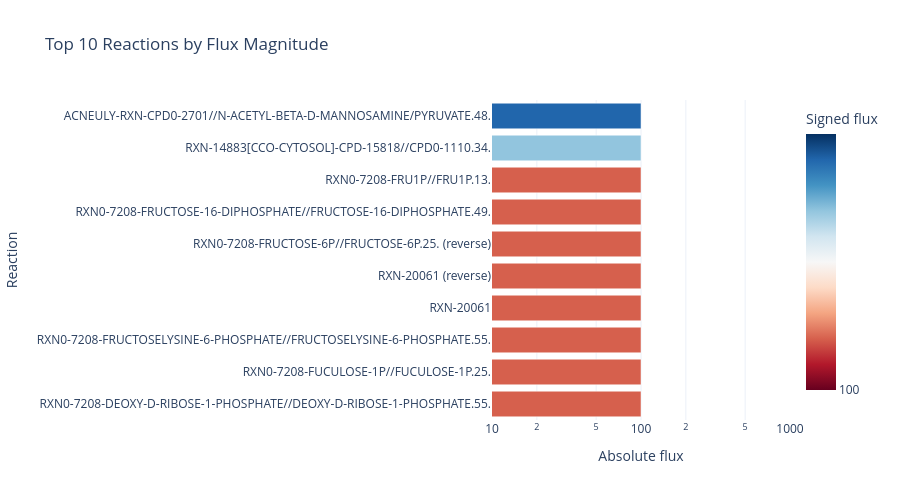

The notebook cell saved with this chart:
### Code cell
# Top 10 reactions by absolute flux
top10_flux = (
    sim_flux.assign(abs_flux=sim_flux["flux"].abs())
    .sort_values("abs_flux", ascending=False)
    .head(10)
    .copy()
)

# Keep labels in plotting order (largest first)
top10_flux = top10_flux.sort_values("abs_flux", ascending=True)

fig = px.bar(
    top10_flux,
    x="abs_flux",
    y=top10_flux.index,
    orientation="h",
    color="flux",  # preserves sign information
    color_continuous_scale="RdBu",
    labels={"abs_flux": "|Flux|", "y": "Reaction", "flux": "Signed flux"},
    title="Top 10 Reactions by Flux Magnitude",
)

fig.update_layout(
    yaxis_title="Reaction",
    xaxis_title="Absolute flux",
    template="plotly_white",
    height=500,
)
fig.update_xaxes(type="log")
fig.show()

### Figure 1 — Plotly figure (JSON) as saved in the notebook; plotly's stock layout.template omitted (floating-point values rounded to 4 significant figures)
{"data": [{"hovertemplate": "|Flux|=%{x}<br>index=%{y}<br>Signed flux=%{marker.color}<extra></extra>", "legendgroup": "", "marker": {"color": [100.0, 100.0, 100.0, 100.0, 100.0, 100.0, 100.0, 100.0, 100.0, 100.0], "coloraxis": "coloraxis", "pattern": {"shape": ""}}, "name": "", "orientation": "h", "showlegend": false, "textposition": "auto", "x": [100.0, 100.0, 100.0, 100.0, 100.0, 100.0, 100.0, 100.0, 100.0, 100.0], "xaxis": "x", "y": ["RXN0-7208-DEOXY-D-RIBOSE-1-PHOSPHATE//DEOXY-D-RIBOSE-1-PHOSPHATE.55.", "RXN0-7208-FUCULOSE-1P//FUCULOSE-1P.25.", "RXN0-7208-FRUCTOSELYSINE-6-PHOSPHATE//FRUCTOSELYSINE-6-PHOSPHATE.55.", "RXN-20061", "RXN-20061 (reverse)", "RXN0-7208-FRUCTOSE-6P//FRUCTOSE-6P.25. (reverse)", "RXN0-7208-FRUCTOSE-16-DIPHOSPHATE//FRUCTOSE-16-DIPHOSPHATE.49.", "RXN0-7208-FRU1P//FRU1P.13.", "RXN-14883[CCO-CYTOSOL]-CPD-15818//CPD0-1110.34.", "ACNEULY-RXN-CPD0-2701//N-ACETYL-BETA-D-MANNOSAMINE/PYRUVATE.48."], "yaxis": "y", "type": "bar"}], "layout": {"xaxis": {"anchor": "y", "domain": [0.0, 1.0], "title": {"text": "Absolute flux"}, "type": "log"}, "yaxis": {"anchor": "x", "domain": [0.0, 1.0], "title": {"text": "Reaction"}}, "coloraxis": {"colorbar": {"title": {"text": "Signed flux"}}, "colorscale": [[0.0, "rgb(103,0,31)"], [0.1, "rgb(178,24,43)"], [0.2, "rgb(214,96,77)"], [0.3, "rgb(244,165,130)"], [0.4, "rgb(253,219,199)"], [0.5, "rgb(247,247,247)"], [0.6, "rgb(209,229,240)"], [0.7, "rgb(146,197,222)"], [0.8, "rgb(67,147,195)"], [0.9, "rgb(33,102,172)"], [1.0, "rgb(5,48,97)"]]}, "legend": {"tracegroupgap": 0}, "title": {"text": "Top 10 Reactions by Flux Magnitude"}, "barmode": "relative", "height": 500}}
